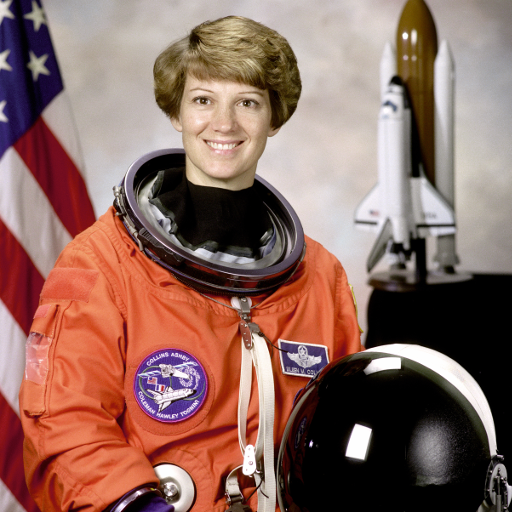
#> input picture skimage.data.astronaut(), 512 x 512 px
$ jupyter execute LAB0_IntroPython.ipynb   (shell and % lines are left out)
#> lines starting #> are read from the running program, lines starting #| are printed output that depends on the picture
<a href="https://colab.research.google.com/github/jonesgoebel/ufpel-pdi-2026-2-M2/blob/main/LAB0_IntroPython.ipynb" target="_parent"></a>

# LAB0 — Introdução prática ao ambiente Python para PDI

Disciplina: **Processamento Digital de Imagens (PDI)**  - UFPel
Professor: **Jones Goebel**
Formato: *Notebook Google Colab*
Objetivo: ambientar o aluno no ecossistema Python e revisar operações matriciais e operações básicas com imagens.

**Conteúdos desta prática**
- Configuração do ambiente (Colab/Jupyter) e bibliotecas (`numpy`, `matplotlib`, `scikit-image`, `opencv-python`, `imageio`).
- Operações com vetores e matrizes (criação, slicing, broadcasting, álgebra linear).
- Leitura de uma imagem PNG, exibição com Matplotlib, inspeção de `shape`/`dtype`.
- Separação e visualização de canais de cor (R, G, B).
- Salvamento de imagens geradas.
- Mini-desafios para fixação.

## 1) Configuração rápida (Colab ou local)

### Em **Google Colab**:
- Basta executar a célula abaixo; ela instalará as bibliotecas necessárias. Em geral, no Google Colab, esses pacotes já vêm pré-instalados, mas essa linha garante que todos estão presentes e atualizados.
- Para enviar/baixar arquivos, use o painel lateral do Colab ou `files.upload()`.

### Em **Jupyter local** (Anaconda/Miniconda):
```bash
conda create -n pdi python=3.11 -y
conda activate pdi
pip install numpy matplotlib scikit-image opencv-python imageio
jupyter lab
```

[cell 1]
# Se estiver no Colab, descomente a linha abaixo para instalar dependências.
# (Executar uma única vez. Pode levar ~1-2 min.)

# Pacotes instalados:
# numpy → operações numéricas e matriciais.
# matplotlib → visualização e gráficos.
# scikit-image → funções de processamento de imagens (filtros, segmentação, transformações).
# opencv-python (cv2) → biblioteca muito usada em visão computacional.
# imageio → leitura e escrita de imagens em vários formatos.

import sys, platform
print("Python:", sys.version.split()[0], "| Plataforma:", platform.platform())

## 2) Imports e verificação de versões
Rodar a célula para garantir que tudo está OK.

[cell 2]
import numpy as np
import matplotlib.pyplot as plt
from skimage import io, color, data, img_as_ubyte
import imageio.v2 as imageio
import cv2
import os

print("NumPy:", np.__version__)
print("Matplotlib:", plt.matplotlib.__version__)
import skimage, imageio
print("scikit-image:", skimage.__version__)
print("imageio:", imageio.__version__)
print("OpenCV:", cv2.__version__)

## 3) Operações fundamentais com vetores e matrizes
Criação, *slicing*, *broadcasting* e operações de álgebra linear.

[cell 3]
A = np.array([[1,2,3],[4,5,6],[7,8,9]], dtype=np.int32)
B = A.T
print("A=\n", A)
print("B=A.T=\n", B)
print("diag(A)=", np.diag(A))
print("sum(A)=", A.sum())
print("sum por eixo 0 (colunas)=", A.sum(axis=0))
print("sum por eixo 1 (linhas)=", A.sum(axis=1))

# Indexação, slicing, operador 'end' equivalente usando -1
print("A[1,2]=", A[1,2])  # segunda linha, terceira coluna
print("A[1,:]=", A[1,:])  # segunda linha completa
print("A[:, -1]=", A[:, -1])  # última coluna

# Broadcasting e operações elemento a elemento
x = np.arange(1, 11)
table = np.column_stack([x, x**2, x**3])
print("\nTabela n, n^2, n^3:\n", table)

# Álgebra linear
M = np.array([[1,2,3],[4,5,6],[7,8,9]], dtype=float)
v = np.array([1, 1, 1], dtype=float)
print("\nM@v=", M @ v)  # produto matriz-vetor

### Desafio
Usando a matriz `A` definida acima, **substitua todos os valores iguais a 5 por 0** (dica: `np.where` ou indexação booleana).

[cell 4]
# Solução
A2 = A.copy()
print(A2)

## 4) Lendo e exibindo uma imagem PNG
Usaremos uma imagem de exemplo do `scikit-image` (astronauta), mas se quiser você pode carregar uma imagem PNG do Google Drive, fazer upload via Colab ou ler de um caminho local.

[cell 5]
# Carrega uma imagem de exemplo (colorida, RGB)
img = data.astronaut()  # shape (512, 512, 3), dtype uint8
#> img is the input picture: shape (512, 512, 3); mean R, G, B 141.6, 105.8, 96.5
print("shape:", img.shape, "dtype:", img.dtype)
#| shape: (512, 512, 3) dtype: uint8

# Exibe com Matplotlib (atenção: imshow espera RGB com valores 0..255 (uint8) ou 0..1 (float))
plt.figure(figsize=(4,4))
plt.imshow(img)
plt.title("Astronaut (RGB)")
plt.axis('off')
plt.show()

[cell 6]
# Carrega uma imagem de exemplo (colorida, RGB)
url = "https://raw.github.com/jonesgoebel/ufpel-pdi-2026-2-M1/main/data/tuyuka.png"
img2 = imageio.imread(url)
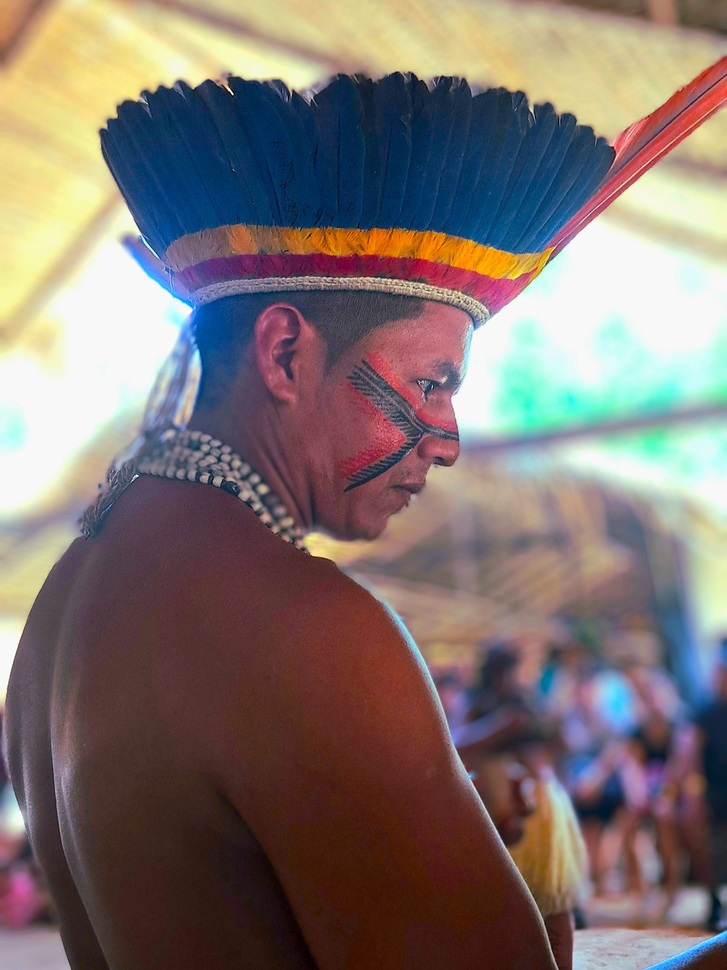
#> input picture data/tuyuka.png, 727 x 970 px, shrunk from 1535 x 2048 before the run, found by its file name
#> img2 is the input picture: shape (970, 727, 3); mean R, G, B 128, 115.7, 111.8
print("shape:", img2.shape, "dtype:", img2.dtype)
#| shape: (970, 727, 3) dtype: uint8

# Exibe com Matplotlib (atenção: imshow espera RGB com valores 0..255 (uint8) ou 0..1 (float))
plt.figure(figsize=(4,4))
plt.imshow(img2)
plt.title("Tuyuka (RGB)")
plt.axis('off')
plt.show()

## 5) Separando canais de cor (R, G, B)
Em `numpy`, um array RGB tem shape `(altura, largura, 3)`. O último eixo são os canais.

[cell 7]
R = img2[:, :, 0]
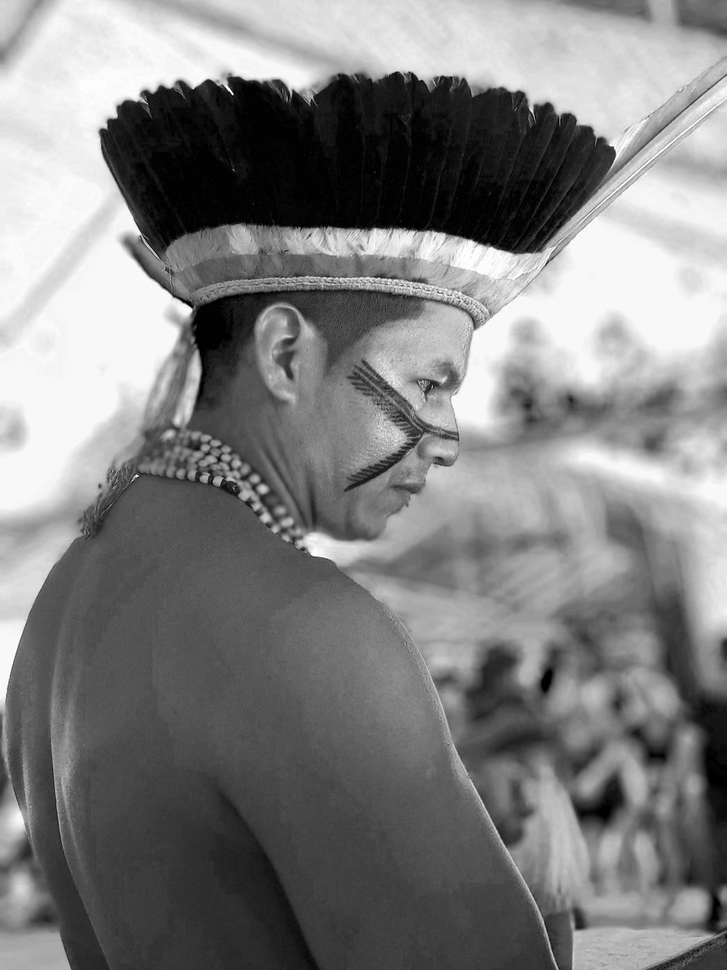
#> R: shape (970, 727); min 0, max 255, mean 128
G = img2[:, :, 1]
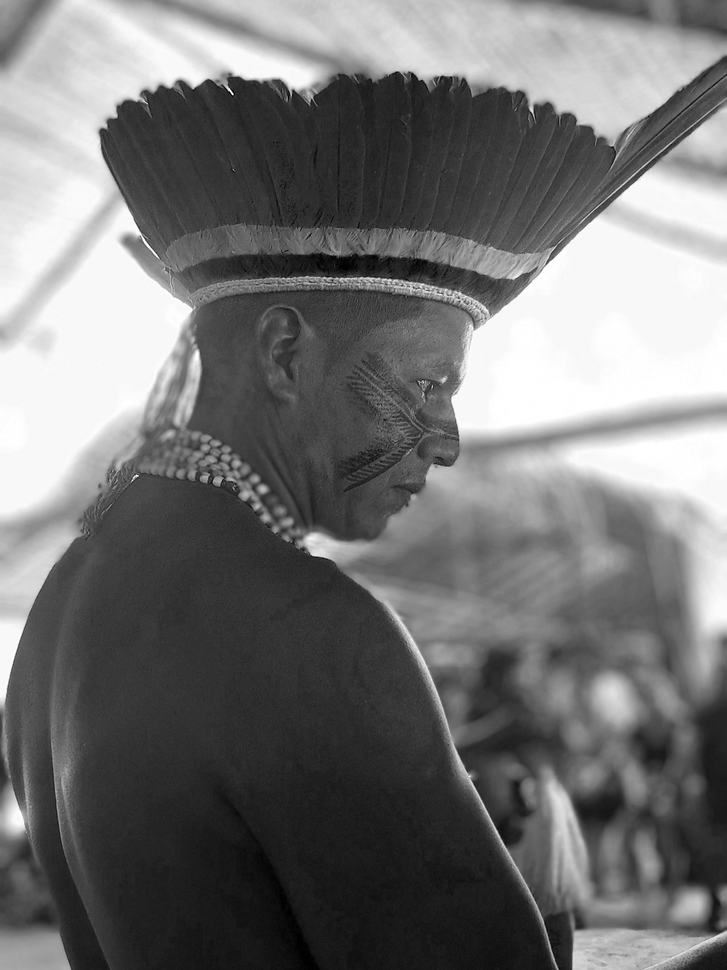
#> G: shape (970, 727); min 0, max 255, mean 115.7
B = img2[:, :, 2]
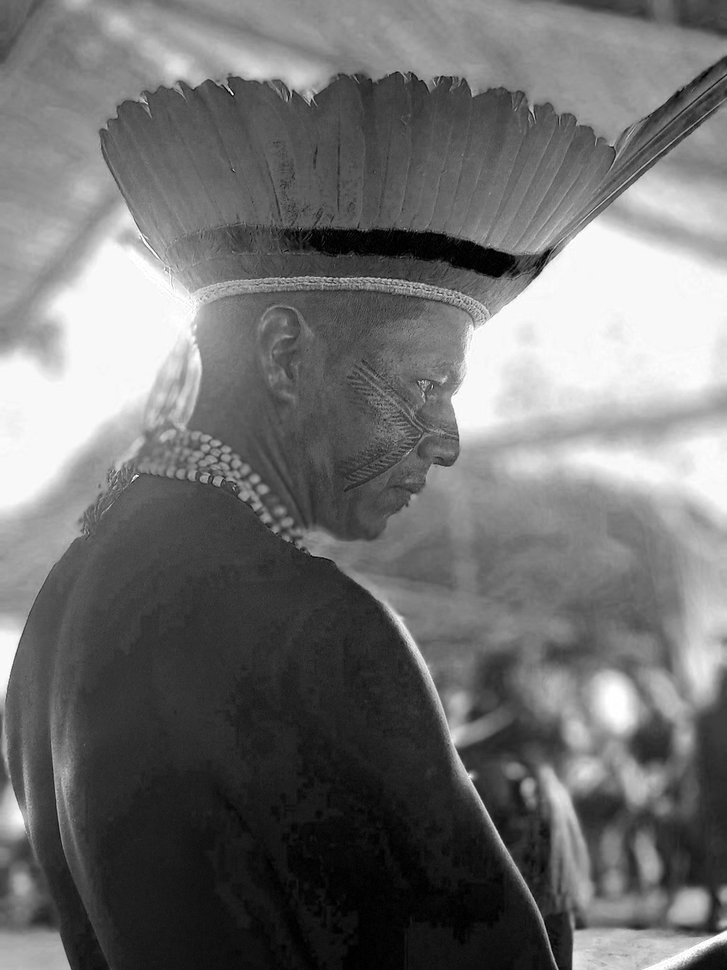
#> B: shape (970, 727); min 0, max 255, mean 111.8

fig, axs = plt.subplots(1, 4, figsize=(16,4))
axs[0].imshow(img2)
axs[0].set_title('Todos Canais')
axs[0].axis('off')
axs[1].imshow(R, cmap='gray')
axs[1].set_title('Canal R')
axs[1].axis('off')
axs[2].imshow(G, cmap='gray')
axs[2].set_title('Canal G')
axs[2].axis('off')
axs[3].imshow(B, cmap='gray')
axs[3].set_title('Canal B')
axs[3].axis('off')
plt.show()

# Visualizar imagem colorida com apenas um canal isolado (ex.: vermelho)
only_red = np.zeros_like(img2)
only_red[:,:,1] = R
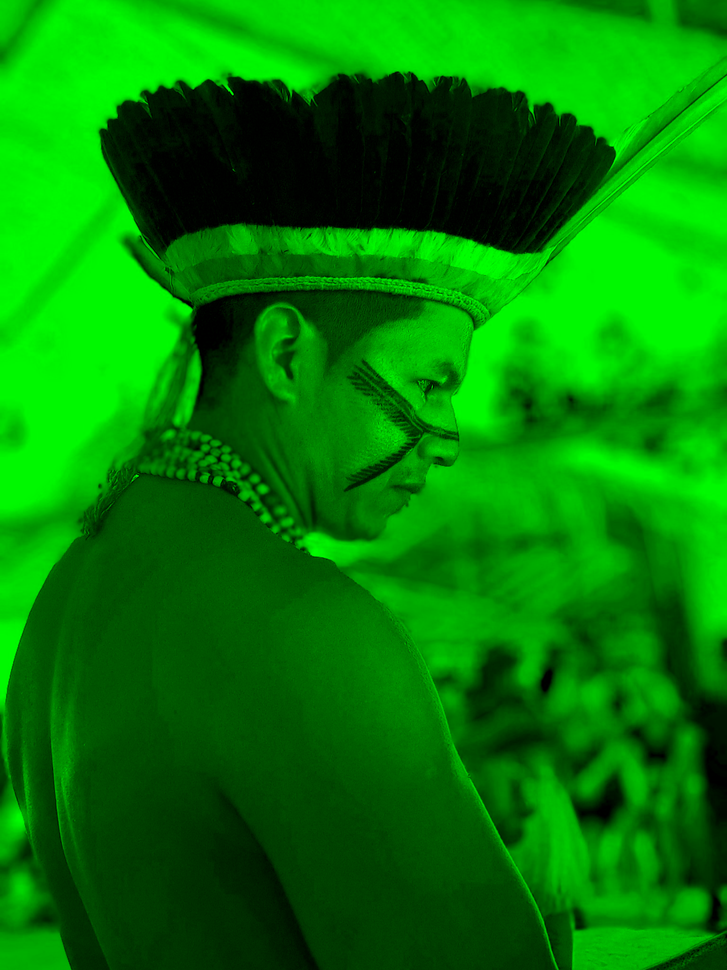
#> only_red: shape (970, 727, 3); mean of channels 0, 1, 2 0, 128, 0; drawn as B, G, R
plt.figure(figsize=(4,4))
plt.imshow(only_red)
plt.title("Componente vermelha isolada (R)")
plt.axis('off')
plt.show()
io.imsave("red_tuyuka.png", only_red)  # salva em disco, no arquivo "red_tuyuka.png"

💡 **Por que usamos PNG nestes exemplos?**

- O formato **PNG** é **lossless** (compressão sem perdas), preservando todos os pixels originais.
- Permite trabalhar tanto com imagens **coloridas (RGB)** quanto em **tons de cinza**.
- É amplamente suportado por bibliotecas como `matplotlib`, `scikit-image`, `opencv` e `imageio`.
- É um formato **aberto e livre de patentes**, diferente de alguns codecs proprietários.

👉 Por isso, neste LAB e nos seguintes usaremos PNG como formato de teste — garantindo fidelidade e portabilidade.

### Dica
OpenCV (`cv2`) lê imagens por padrão em **BGR**. Se usar `cv2.imread`, converta para RGB com `cv2.cvtColor(img, cv2.COLOR_BGR2RGB)` antes de exibir com Matplotlib.

[cell 8]
# Exemplo com OpenCV (imagem de exemplo salva e relida):
tmp_path = "astronaut.png"
io.imsave(tmp_path, img)  # salva em disco, no arquivo "astronaut.png"

img_bgr = cv2.imread(tmp_path)           # lendo a imagem com OpenCV (formato BGR)

plt.figure(figsize=(4,4))
plt.imshow(img_bgr)
plt.title("Lida com OpenCV (BGR)")
plt.axis('off')
plt.show()

img_rgb = cv2.cvtColor(img_bgr, cv2.COLOR_BGR2RGB)     # convertendo a imagem para RGB

plt.figure(figsize=(4,4))
plt.imshow(img_rgb)
plt.title("Lida com OpenCV (BGR→RGB)")
plt.axis('off')
plt.show()

## 6) Tarefa 1 - Conversão do formato RGB para escala de cinza

1.   Utilizar a imagem do astronaut
2.   Converter a imagem para escala de cinza (imagen monocromática)
3. Plotar a imagem colorida (RGB) e a imagem monocromática lado a lado

Atenção: cuidado com a soma porque precisa estar limitada a faixa de 0 até 255.

[cell 9]
#COLOQUE SEU CÓDIGO AQUI

## 7) Conversão rápida para escala de cinza (RGB↔Gray)

Algumas transformações úteis usando `scikit-image` e `OpenCV`.

[cell 10]
img_austronaut = data.astronaut()
gray_img = color.rgb2gray(img)   # float64, range 0..1
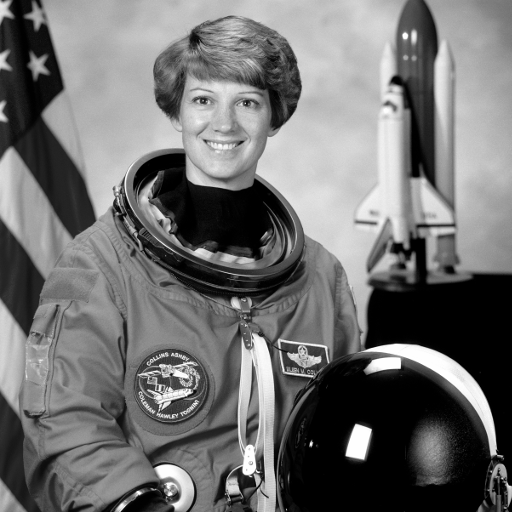
#> gray_img: shape (512, 512) float64; min 0, max 1, mean 0.442

fig, axs = plt.subplots(1, 2, figsize=(8,4))
axs[0].imshow(img_austronaut)
axs[0].set_title('Colorida (cromática)')
axs[0].axis('off')
axs[1].imshow(gray_img, cmap='gray')
axs[1].set_title('Escala de cinza (monocromática)')
axs[1].axis('off')

## 8) Salvando imagens
Atenção ao tipo e faixa de valores: use `img_as_ubyte` quando necessário.

[cell 11]
io.imsave("gray_astronaut_uint8.png", img_as_ubyte(gray_img))

print("Arquivos salvos na pasta atual:")
print(os.getcwd())
for f in os.listdir():
    if f.endswith('.png'):
        print(" -", f)

## 9) Histograma da imagem
O histograma é um gráfico de barras verticais que demonstra a contagens de elementos.
Nas imagens queremos descobrir a distribuição dos pixels.

*   Iremos utilizar a **cv2.calcHist** para calcular o histograma
*   Exibir o gráfico de barras usando o cógigo **plt.bar(range(256), hist_r.flatten())**

[cell 12]
# Carrega uma imagem
img = imageio.imread("/content/tuyuka.png")
print("shape:", img.shape, "dtype:", img.dtype)
#| shape: (970, 727, 3) dtype: uint8

# Exibe com Matplotlib (atenção: imshow espera RGB com valores 0..255 (uint8) ou 0..1 (float))
plt.figure(figsize=(8,8))
plt.imshow(img)
plt.title("Tuyuka (RGB)")
plt.axis('off')
plt.show()

# Exibe com Matplotlib o canal vermelho
R = img[:, :, 0]

plt.figure(figsize=(8,8))
plt.imshow(R,cmap='gray')
plt.title("Tuyuka (RGB)")
plt.axis('off')
plt.show()

# Calcular o Histograma e exibindo eles
hist_r = cv2.calcHist([R], [0], None, [256], [0, 256])
#> hist_r = 256 values, max 37897 at index 248, min 197 at index 254, mean 2754.6

plt.figure(figsize=(8,8))
plt.figure(figsize=(16, 4))
plt.bar(range(256), hist_r.flatten())
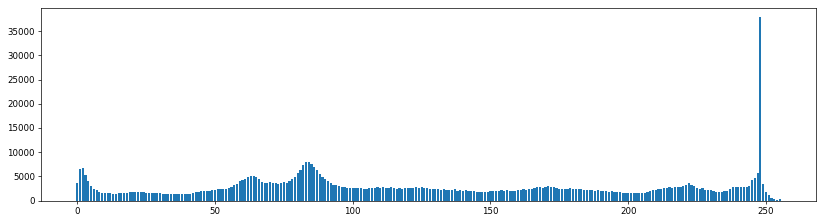
#> figure drawn by matplotlib, 1 panel; tallest bar 37897 high, from x = 247.6 to 248.4
